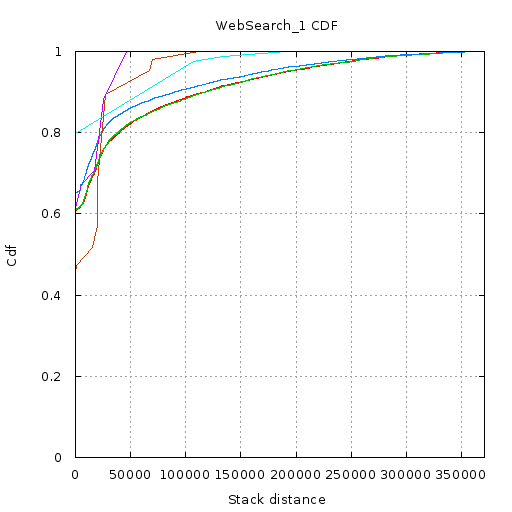

Write gnuplot code to recreate this figure.
set terminal  png size 512,512 font 'Verdana, 10'
set nokey
set title "WebSearch_1 CDF"
set output '//home//cat//Documents//CACHE//Tests//Gists//WebSearch1//CDF//5//cdf.png'
set ylabel "Cdf"
set yrange [0:1]
set xlabel "Stack distance"
set xrange [2.000000:370957.000000]
set grid xtics ytics
plot '//home//cat//Documents//CACHE//Tests//Gists//WebSearch1//CDF//5//0.txt' using 1:2 with lines,\
'//home//cat//Documents//CACHE//Tests//Gists//WebSearch1//CDF//5//1.txt' using 1:2 with lines,\
'//home//cat//Documents//CACHE//Tests//Gists//WebSearch1//CDF//5//2.txt' using 1:2 with lines,\
'//home//cat//Documents//CACHE//Tests//Gists//WebSearch1//CDF//5//3.txt' using 1:2 with lines,\
'//home//cat//Documents//CACHE//Tests//Gists//WebSearch1//CDF//5//4.txt' using 1:2 with lines,\
'//home//cat//Documents//CACHE//Tests//Gists//WebSearch1//CDF//5//5.txt' using 1:2 with lines
